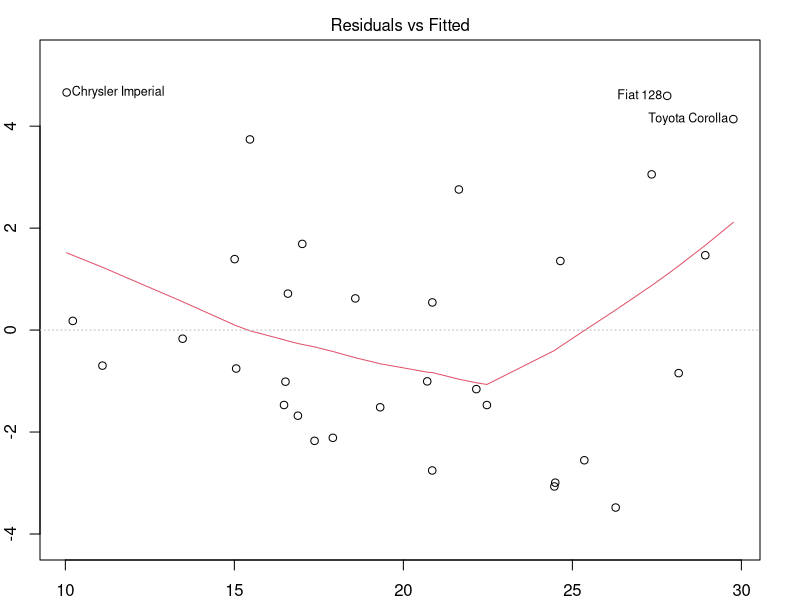
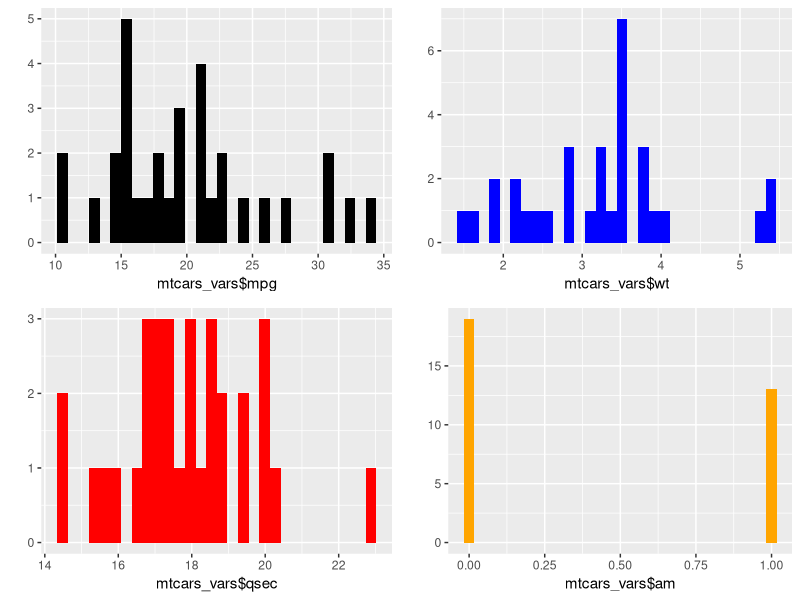

These figures' R source, in order:
## ---- chunk 1
data(mtcars)
alpha <- 0.05
fit <- lm(mpg ~ am, data=mtcars)
coef(summary(fit))
## ---- chunk 2
n <- length(mtcars$mpg)
pe <- coef(summary(fit))["am","Estimate"]
se <- coef(summary(fit))["am","Std. Error"]
tstat <- qt(1 - alpha/2, n-2)
pe + c(-1,1)*(se*tstat)
## ---- chunk 3
mar.orig <- par()$mar
par(mar = c(2,2,2,2))
bestfit <- lm(mpg ~ wt + qsec + am, data = mtcars)
plot(bestfit, which = c(1:1))
## ---- chunk 4
mtcars_vars <- mtcars[, c(1, 6, 7, 9)]
library(ggplot2)
library(gridExtra)
mpg_dist <- qplot(mtcars_vars$mpg, fill = I("black"))
wt_dist <- qplot(mtcars_vars$wt, fill = I("blue"))
qsec_dist <- qplot(mtcars_vars$qsec, fill = I("red"))
am_dist <- qplot(mtcars_vars$am, fill = I("orange"))
grid.arrange(mpg_dist, wt_dist, qsec_dist, am_dist, ncol = 2)
